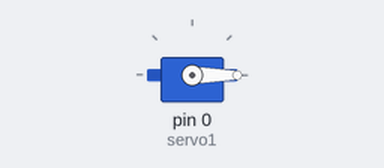
A sketch run on a simulated Arduino Uno, built with avr-gcc and run on an emulated ATmega328P. On the bench: servo.

Above: at 0.05 s.
At 2.5 s:
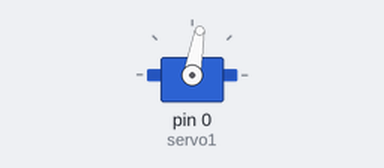
At 5.0 s:
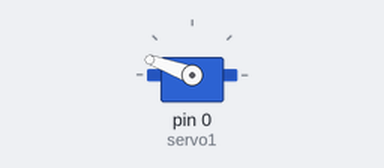
At 10.0 s:
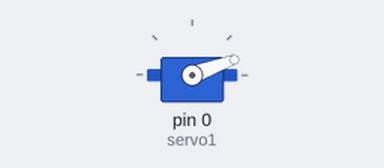
Timing chart, 0 to 13.0 s (numbered marks = the images above):
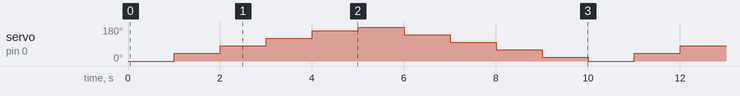

Measured:
- by itself, servo on pin 0 (servo1): repeats every 10.0 s: 80° 1.0 s, 120° 1.0 s, 160° 1.0 s, 180° 1.0 s, 140° 1.0 s, 100° 1.0 s, 60° 1.0 s, 20° 1.0 s, 0° 1.0 s, 40° 1.0 s

The sketch:

SERVO.ino
```cpp
#include <Servo.h>
Servo servo1;

void setup() {
servo1.attach(0);
}

void loop() {
  for(int angle = 0; angle<180;angle+=40){
    servo1.write(angle);
    delay(1000);
  }
  for (int angle = 180;angle>0;angle-=40){
    servo1.write(angle);
    delay(1000);
  }
}
```
